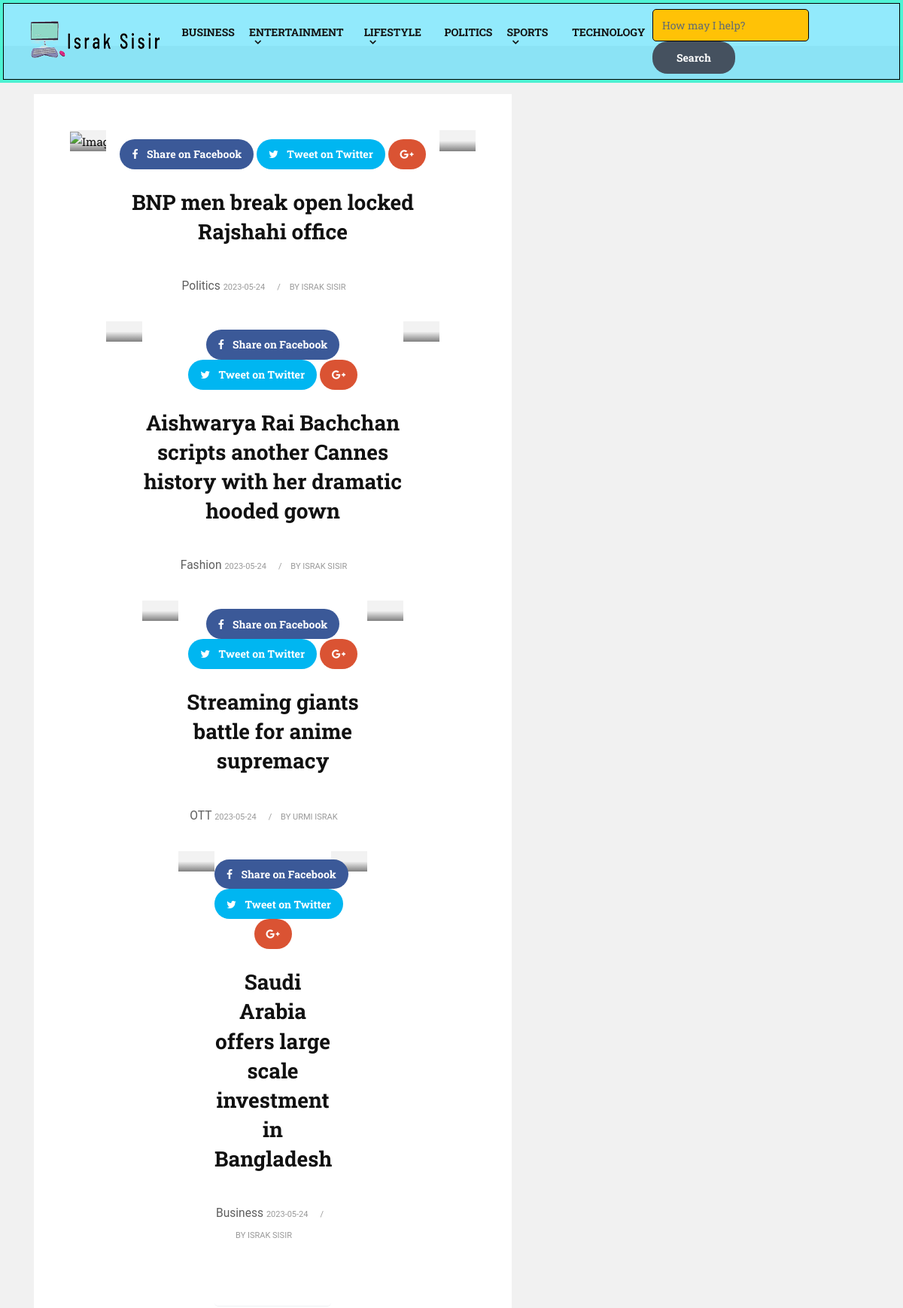
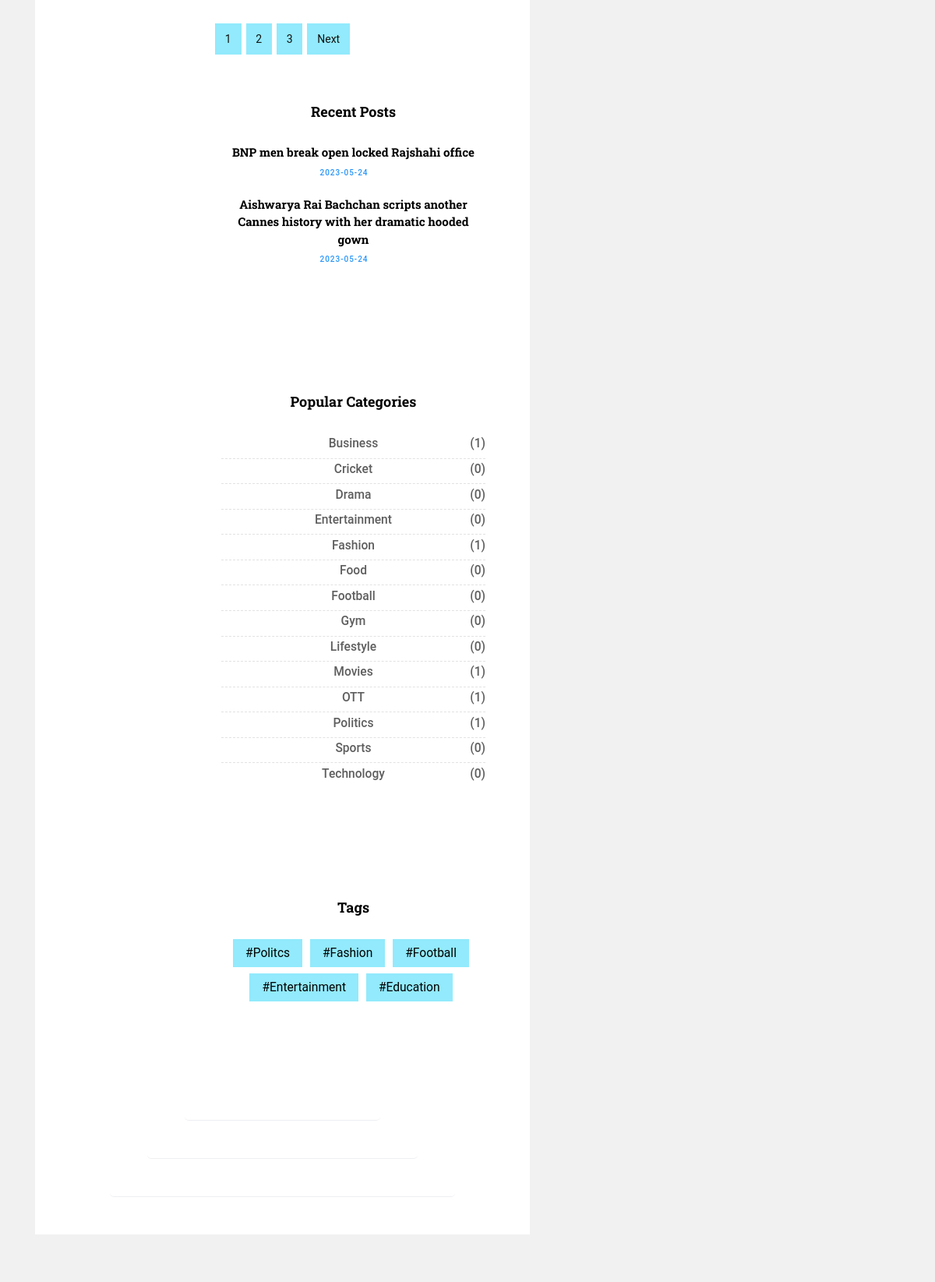
The page / (upper part) on the database its author committed (2 pictures, top to bottom).
### tables this page shows
CREATE TABLE `category` (
  `cat_id` int(11) NOT NULL,
  `cat_name` varchar(255) NOT NULL,
  `cat_desc` varchar(255) NOT NULL,
  `is_sub` int(11) NOT NULL,
  `cat_status` int(11) NOT NULL COMMENT '1 for active, 0 for inactive'
);

CREATE TABLE `posts` (
  `p_id` int(11) NOT NULL,
  `title` varchar(255) NOT NULL,
  `thumbnail` varchar(255) NOT NULL,
  `date` date NOT NULL,
  `description` text NOT NULL,
  `author` int(11) NOT NULL,
  `category` int(11) NOT NULL,
  `tags` varchar(255) NOT NULL,
  `status` int(11) NOT NULL COMMENT '1 for active'
);

CREATE TABLE `users` (
  `u_id` int(11) NOT NULL,
  `u_name` varchar(255) NOT NULL,
  `u_mail` varchar(255) NOT NULL,
  `u_pass` varchar(255) NOT NULL,
  `u_photo` varchar(255) NOT NULL,
  `u_status` int(11) NOT NULL COMMENT '1 for active, 0 for inactive',
  `u_type` int(11) NOT NULL COMMENT '0 for subscriber, 1 for editor',
  `u_profession` varchar(255) NOT NULL
);

### admin/inc/functions.php (called while the page is built, shortened)
<?php
	include 'connection.php';
                        ?>
                        <?php
    function findvalue($col_name, $table, $key, $id){
        global $conn;
    $read_me = mysqli_query($conn,"SELECT $col_name FROM $table WHERE $key = '$id'");
    $row     = mysqli_fetch_assoc($read_me);
    $name    = $row[$col_name];
    return $name;
    }
    function submenu($cat_id){
        global $conn;
        $cat_sel_sql = "SELECT * FROM category WHERE is_sub = $cat_id ORDER BY cat_name ASC";
        $cat_sel_res = mysqli_query($conn,$cat_sel_sql);
        ?> <div class="dropdown-menu"> <?php
        ?> </div> <?php
    }
?>

### index.php (the view, shortened to what this page needs)
<?php include 'header.php'; ?>
<section class="section lb mt-5">
    <div class="container">
        <div class="row">
            <div class="col-lg-7 col-md-12 col-sm-12 col-xs-12">
                <div class="page-wrapper">
                    <div class="blog-custom-build">
                        <?php
                        $all_posts = "SELECT * FROM posts WHERE status = '1' ORDER BY p_id DESC";
                        $posts_res = mysqli_query($conn,$all_posts);
                        while ($row = mysqli_fetch_assoc($posts_res)){
                        $p_id        = $row['p_id'];
                        $title       = $row['title'];
                        $date        = $row['date'];
                        $description = $row['description'];
                        $author      = $row['author'];
                        $category    = $row['category'];
                        ?>
                        <div class="blog-box wow fadeIn">
                            <div class="post-media">
                                <a href="single.php?id=<?php echo $p_id ;?>" title="">
                                </a>
                            </div>
                            <div class="blog-meta big-meta text-center">
                                <div class="post-sharing">
                                    <ul class="list-inline">
                                        <li><a href="#" class="fb-button btn btn-primary"><i class="fa fa-facebook"></i> <span class="down-mobile">Share on Facebook</span></a></li>
                                        <li><a href="#" class="tw-button btn btn-primary"><i class="fa fa-twitter"></i> <span class="down-mobile">Tweet on Twitter</span></a></li>
                                        <li><a href="#" class="gp-button btn btn-primary"><i class="fa fa-google-plus"></i></a></li>
                                    </ul>
                                    </div>
                                    <h4><a href="single.php?id=<?php echo $p_id ;?>" title=""><?php echo $title; ?></a></h4>
                                    <p><?php echo substr($description, 0, 400).'....'; ?></p>
                                    <small><a href="category.php?cat_id=<?php echo $cat_id2 ;?>" title="">
                                        <?php
                                        echo findvalue('cat_name', 'category', 'cat_id', $category);
                                        ?>
                                    <small><a href="#" title=""><?php echo $date; ?></a></small>
                                    <small><a href="#" title="">by <?php
                                        echo findvalue('u_name', 'users', 'u_id', $author);
                                    ?> </a></small>
                                    </div>
                                    </div>
                                    <?php
                                    }
                                    ?>
                                </div>
                            </div>
                            <div class="row">
                                <div class="col-md-12">
                                    <nav aria-label="Page navigation">
                                        <ul class="pagination justify-content-center">
                                            <li class="page-item"><a class="page-link" href="#">1</a></li>
                                            <li class="page-item"><a class="page-link" href="#">2</a></li>
                                            <li class="page-item"><a class="page-link" href="#">3</a></li>
                                            <li class="page-item">
                                                <a class="page-link" href="#">Next</a>
                                            </li>
                                        </ul>
                                    </nav>
                                    </div>
                                    </div>
                                    </div>
            <div class="col-lg-5 col-md-12 col-sm-12 col-xs-12">
                <?php include 'sidebar.php'; ?>
            </div>
        </div>
    </div>
</section>
<?php include 'footer.php'; ?>

### header.php (shortened to what this page needs)
<?php include 'admin/inc/connection.php'; ?>
<?php include 'admin/inc/functions.php'; ?>
<!DOCTYPE html>
<html lang="en">
    <link href="css/bootstrap.css" rel="stylesheet">
    <link href="css/font-awesome.min.css" rel="stylesheet">
    <link href="style.css" rel="stylesheet">
    <link href="css/animate.css" rel="stylesheet">
    <link href="css/responsive.css" rel="stylesheet">
    <link href="css/colors.css" rel="stylesheet">
    <link href="css/version/marketing.css" rel="stylesheet">
</head>
<body>
    <div id="wrapper">
        <header class="market-header header">
            <div class="container-fluid">
                <nav class="navbar navbar-toggleable-md navbar-inverse fixed-top bg-inverse">
                    <a class="navbar-brand" href="index.php"><img src="images/version/market-logo.png" alt=""></a>
                    <div class="collapse navbar-collapse" id="navbarCollapse">
                        <ul class="navbar-nav mr-auto">
                <?php
                    $has_sub = '';
                $cat_sel_sql = "SELECT * FROM category WHERE is_sub = '0' ORDER BY cat_name ASC";
                $cat_sel_res = mysqli_query($conn,$cat_sel_sql);
                while($row = mysqli_fetch_assoc($cat_sel_res)){
                $cat_id2     = $row['cat_id'];
                $cat_name   = $row['cat_name'];
                $cat_sel_sql2 = "SELECT * FROM category WHERE is_sub = $cat_id2";
                $cat_sel_res2 = mysqli_query($conn,$cat_sel_sql2);
                $sub = mysqli_num_rows($cat_sel_res2);
                if($sub == 0){
                    $has_sub = '';
                }else{
                    $has_sub = 'dropdown-toggle';
                }
                ?>
                <li class="nav-item dropdown">
                    <a class="nav-link <?php echo $has_sub; ?>" href="category.php?cat_id=<?php echo $cat_id2 ;?>" role="button" data-toggle="dropdown"> <?php echo $cat_name; ?> </a>
                    <?php submenu($cat_id2); ?>
                </li>
                <?php
                }
                ?>
                        </ul>
                        <form class="form-inline" method="POST" action="search.php" style="position: relative;">
                            <input class="form-control mr-sm-2" type="text" placeholder="How may I help?" id="search" name="q" required="required" onkeyup="findTitle(this.value)">
                            <button class="btn btn-outline-success my-2 my-sm-0" type="submit" name="find_val">Search</button>
                        </form>
                    </div>
                </nav>
            </div>
        </header>

### sidebar.php (shortened to what this page needs)
<div class="sidebar" style="width: 403px;">
    <div class="widget">
        <h2 class="widget-title">Recent Posts</h2>
        <div class="blog-list-widget">
            <div class="list-group">
        <?php
                $all_posts = "SELECT * FROM posts WHERE status = '1' ORDER BY p_id DESC LIMIT 2";
                $posts_res = mysqli_query($conn,$all_posts);
                while ($row = mysqli_fetch_assoc($posts_res)){
                $title       = $row['title'];
                $date        = $row['date'];
            ?>
            <a href="#" class="list-group-item list-group-item-action flex-column align-items-start">
                    <div class="w-100 justify-content-between">
                        <h5 class="mb-1"><?php echo $title;?></h5>
                        <small><?php echo $date;?></small>
                    </div>
                </a>
            <?php
        }
                ?>
            </div>
        </div>
    </div>
    <div class="widget">
            <h2 class="widget-title">Popular Categories</h2>
            <div class="link-widget">
        <ul>
            <?php
                $cat_sel_sql = "SELECT * FROM category ORDER BY cat_name ASC";
                $cat_sel_res = mysqli_query($conn,$cat_sel_sql);
                while($row = mysqli_fetch_assoc($cat_sel_res)){
                $cat_id2     = $row['cat_id'];
                $cat_name   = $row['cat_name'];
                $read_post_sql ="SELECT * FROM posts WHERE category = '$cat_id2'";
                $read_res = mysqli_query($conn,$read_post_sql);
                $count = mysqli_num_rows($read_res);
                ?>
                <li><a href="category.php?cat_id=<?php echo $cat_id2 ;?>"><?php echo $cat_name; ?><span>(<?php echo $count; ?>)</span></a></li>
                <?php
                }
                ?>
                                    </ul>
                                </div>
    </div>
    <div class="widget">
        <h2 class="widget-title">Tags</h2>
        <div class="blog-list-widget">
            <div class="tags-group">
            <a href="">#Politcs</a>
            <a href="">#Fashion</a>
            <a href="">#Football</a>
            <a href="">#Entertainment</a>
            <a href="">#Education</a>
            </div>
        </div>
    </div>
</div>

### css/responsive.css (style rules this page uses)
@media (min-width: 992px) { .col-lg-5 { max-width: 100 !important; } }

### css/version/marketing.css (style rules this page uses)
body { font-size: 15px; line-height: 26px; background-color: #ffffff; }
h1, h2, h3, h4, h5, body, .navbar-toggleable-md .navbar-nav .nav-link, .market-header, .btn, .dropdown-item, .form-control, p { font-family: 'Roboto Slab', serif !important; }
h1, h2, h3, h4, h5, h6 { font-weight: 700; line-height: 1.4; color: #000000; }
.market-header .form-inline .form-control { background: #ffc206; border: 1px solid black; border-radius: 5px !important; display: inline-block; font-size: 14px; height: 43px; border-radius: 0; vertical-align: middle; width: auto; }
.market-header .navbar { padding-left: 2rem; padding-right: 1rem; border: 4px solid #45515f; -webkit-box-shadow: inset 0px 0px 0px 1px #000000; -moz-box-shadow: inset 0px 0px 0px 1px #000000; box-shadow: inset 0px 0px 0px 1px #000000; }
.navbar-toggleable-md .navbar-nav .nav-link { font-weight: bold; padding: 1.5rem 0.6rem; font-size: 14px; text-transform: uppercase; }
.dropdown-toggle::after { margin-top: -4px; }
.btn { border-radius: 20px !important; background-color: #45515f !important; color: #ffffff !important; cursor: pointer; }
.section.lb { background-color: #f1f1f1; }
.blog-custom-build .blog-meta { background-color: #ffffff; padding: 3rem 0; border-radius: 5px; }
.sidebar .widget { background-color: #ffffff; padding: 3rem 2rem; border-radius: 5px; }
.sidebar .link-widget li { color: #000; border-color: #e2e2e2; }
.sidebar .blog-list-widget .mb-1:hover, .sidebar .blog-list-widget .mb-1:focus, .sidebar .blog-list-widget .mb-1 { color: #000000 !important; font-weight: bold; }
.blog-meta.big-meta p { margin-bottom: 0.5rem; padding: 0.3rem 0 0.7rem; }
.sidebar a { color: #5e5e5e; }
.link-widget li { border-color: #333333; }
.footer .widget-title, .blog-list-widget .mb-1, .blog-list-widget .mb-1:hover, .footer a, .footer p, .blog-list-widget small { color: #ffffff !important; }
.blog-meta small::after, .blog-meta small a { color: #999999; font-weight: 400; }
.page-wrapper { background-color: #ffffff; padding: 3rem; }
a:hover, a:focus, .breadcrumb-item a, .fa-star, .pp a, .blog-list-widget small { color: #2795f9 !important; }
.market-header .navbar, .newsletter-widget.text-center { border-color: #27f9bd9e !important; }
.color-yellow a, .tag-cloud-single span, .page-item:last-child .page-link, .page-link, .dmtop, .newsletter-widget, .dropdown-item:hover, .bg-inverse { color: #111111 !important; background-color: #27d6f980 !important; }
.tags-group a { background: #27d6f980; color: black !important; padding: 5px 16px; margin-right: 6px; margin-bottom: 8px; display: inline-block; }

### rows shown on the page
category: cat_name "BUSINESS", cat_name "Business", count "1"
category: cat_name "ENTERTAINMENT", cat_name "Entertainment", count "0"
category: cat_name "LIFESTYLE", cat_name "Lifestyle", count "0"
category: cat_name "POLITICS", cat_name "Politics", count "1"
category: cat_name "SPORTS", cat_name "Sports", count "0"
category: cat_name "TECHNOLOGY", cat_name "Technology", count "0"
posts: title "BNP men break open locked Rajshahi office", category.cat_name "Politics", date "2023-05-24", author.u_name "ISRAK SISIR"
posts: title "Aishwarya Rai Bachchan scripts another Cannes history with her dramatic hooded gown", category.cat_name "Fashion", date "2023-05-24", author.u_name "ISRAK SISIR"
posts: title "Streaming giants battle for anime supremacy", category.cat_name "OTT", date "2023-05-24", author.u_name "URMI ISRAK"
posts: title "Saudi Arabia offers large scale investment in Bangladesh", category.cat_name "Business", date "2023-05-24", author.u_name "ISRAK SISIR"
category: cat_name "Cricket", count "0"
category: cat_name "Drama", count "0"
category: cat_name "Fashion", count "1"
category: cat_name "Food", count "0"
category: cat_name "Football", count "0"
category: cat_name "Gym", count "0"
category: cat_name "Movies", count "1"
category: cat_name "OTT", count "1"
